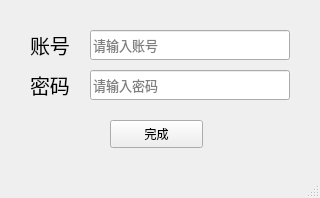
<?xml version="1.0" encoding="UTF-8"?>
<ui version="4.0">
 <class>addAcountWindow</class>
 <widget class="QMainWindow" name="addAcountWindow">
  <property name="geometry">
   <rect>
    <x>0</x>
    <y>0</y>
    <width>320</width>
    <height>198</height>
   </rect>
  </property>
  <property name="windowTitle">
   <string>MainWindow</string>
  </property>
  <widget class="QWidget" name="centralwidget">
   <widget class="QLabel" name="label">
    <property name="geometry">
     <rect>
      <x>30</x>
      <y>30</y>
      <width>60</width>
      <height>30</height>
     </rect>
    </property>
    <property name="font">
     <font>
      <family>Times New Roman</family>
      <pointsize>15</pointsize>
      <weight>50</weight>
      <bold>false</bold>
     </font>
    </property>
    <property name="text">
     <string>账号</string>
    </property>
   </widget>
   <widget class="QLineEdit" name="accountLineEdit">
    <property name="geometry">
     <rect>
      <x>90</x>
      <y>30</y>
      <width>200</width>
      <height>30</height>
     </rect>
    </property>
    <property name="font">
     <font>
      <family>Times New Roman</family>
      <pointsize>10</pointsize>
      <weight>50</weight>
      <bold>false</bold>
     </font>
    </property>
    <property name="text">
     <string/>
    </property>
    <property name="placeholderText">
     <string>请输入账号</string>
    </property>
   </widget>
   <widget class="QLabel" name="label_2">
    <property name="geometry">
     <rect>
      <x>30</x>
      <y>70</y>
      <width>60</width>
      <height>30</height>
     </rect>
    </property>
    <property name="font">
     <font>
      <family>Times New Roman</family>
      <pointsize>15</pointsize>
      <weight>50</weight>
      <bold>false</bold>
     </font>
    </property>
    <property name="text">
     <string>密码</string>
    </property>
   </widget>
   <widget class="QLineEdit" name="passwdLineEdit">
    <property name="geometry">
     <rect>
      <x>90</x>
      <y>70</y>
      <width>200</width>
      <height>30</height>
     </rect>
    </property>
    <property name="font">
     <font>
      <family>Times New Roman</family>
      <pointsize>10</pointsize>
      <weight>50</weight>
      <bold>false</bold>
     </font>
    </property>
    <property name="text">
     <string/>
    </property>
    <property name="echoMode">
     <enum>QLineEdit::Normal</enum>
    </property>
    <property name="placeholderText">
     <string>请输入密码</string>
    </property>
   </widget>
   <widget class="QPushButton" name="addButton">
    <property name="geometry">
     <rect>
      <x>110</x>
      <y>120</y>
      <width>93</width>
      <height>28</height>
     </rect>
    </property>
    <property name="text">
     <string>完成</string>
    </property>
   </widget>
  </widget>
  <widget class="QMenuBar" name="menubar">
   <property name="geometry">
    <rect>
     <x>0</x>
     <y>0</y>
     <width>320</width>
     <height>26</height>
    </rect>
   </property>
  </widget>
  <widget class="QStatusBar" name="statusbar"/>
 </widget>
 <resources/>
 <connections/>
</ui>
